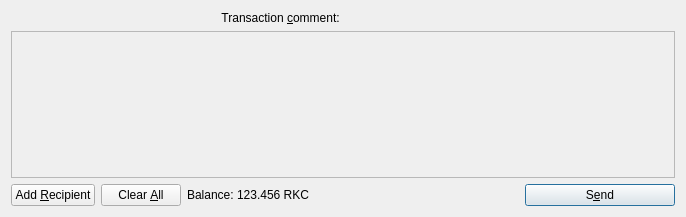
<?xml version="1.0" encoding="UTF-8"?>
<ui version="4.0">
 <class>SendCoinsDialog</class>
 <widget class="QDialog" name="SendCoinsDialog">
  <property name="geometry">
   <rect>
    <x>0</x>
    <y>0</y>
    <width>686</width>
    <height>217</height>
   </rect>
  </property>
  <property name="windowTitle">
   <string>Send Coins</string>
  </property>
  <layout class="QVBoxLayout" name="verticalLayout">
   <item>
    <layout class="QHBoxLayout" name="horizontalLayoutTxComment">
     <property name="spacing">
      <number>0</number>
     </property>
     <item>
      <widget class="QLabel" name="labelTxComment">
       <property name="text">
        <string>Transaction &amp;comment: </string>
       </property>
       <property name="alignment">
        <set>Qt::AlignLeading|Qt::AlignLeft|Qt::AlignRight|Qt::AlignTrailing|Qt::AlignVCenter</set>
       </property>
       <property name="buddy">
        <cstring>editTxComment</cstring>
       </property>
      </widget>
     </item>
     <item>
      <widget class="QValidatedLineEdit" name="editTxComment" native="true">
       <property name="enabled">
        <bool>true</bool>
       </property>
       <property name="toolTip">
        <string>Enter a transaction comment  (MAX 256 Characters) (Note: this information is public)</string>
       </property>
      </widget>
     </item>
    </layout>
   </item>
   <item>
    <widget class="QScrollArea" name="scrollArea">
     <property name="widgetResizable">
      <bool>true</bool>
     </property>
     <widget class="QWidget" name="scrollAreaWidgetContents">
      <property name="geometry">
       <rect>
        <x>0</x>
        <y>0</y>
        <width>666</width>
        <height>145</height>
       </rect>
      </property>
      <layout class="QVBoxLayout" name="verticalLayout_2">
       <property name="leftMargin">
        <number>0</number>
       </property>
       <property name="topMargin">
        <number>0</number>
       </property>
       <property name="rightMargin">
        <number>0</number>
       </property>
       <property name="bottomMargin">
        <number>0</number>
       </property>
       <item>
        <layout class="QVBoxLayout" name="entries">
         <property name="spacing">
          <number>6</number>
         </property>
        </layout>
       </item>
       <item>
        <spacer name="verticalSpacer">
         <property name="orientation">
          <enum>Qt::Vertical</enum>
         </property>
         <property name="sizeHint" stdset="0">
          <size>
           <width>20</width>
           <height>40</height>
          </size>
         </property>
        </spacer>
       </item>
      </layout>
     </widget>
    </widget>
   </item>
   <item>
    <layout class="QHBoxLayout" name="horizontalLayout">
     <item>
      <widget class="QPushButton" name="addButton">
       <property name="toolTip">
        <string>Send to multiple recipients at once</string>
       </property>
       <property name="text">
        <string>Add &amp;Recipient</string>
       </property>
       <property name="icon">
        <iconset resource="../reikicoin.qrc">
         <normaloff>:/icons/add</normaloff>:/icons/add</iconset>
       </property>
       <property name="autoDefault">
        <bool>false</bool>
       </property>
      </widget>
     </item>
     <item>
      <widget class="QPushButton" name="clearButton">
       <property name="sizePolicy">
        <sizepolicy hsizetype="Minimum" vsizetype="Fixed">
         <horstretch>0</horstretch>
         <verstretch>0</verstretch>
        </sizepolicy>
       </property>
       <property name="toolTip">
        <string>Remove all transaction fields</string>
       </property>
       <property name="text">
        <string>Clear &amp;All</string>
       </property>
       <property name="icon">
        <iconset resource="../reikicoin.qrc">
         <normaloff>:/icons/remove</normaloff>:/icons/remove</iconset>
       </property>
       <property name="autoRepeatDelay">
        <number>300</number>
       </property>
       <property name="autoDefault">
        <bool>false</bool>
       </property>
      </widget>
     </item>
     <item>
      <layout class="QHBoxLayout" name="horizontalLayout_2">
       <property name="spacing">
        <number>3</number>
       </property>
       <item>
        <widget class="QLabel" name="label">
         <property name="text">
          <string>Balance:</string>
         </property>
        </widget>
       </item>
       <item>
        <widget class="QLabel" name="labelBalance">
         <property name="cursor">
          <cursorShape>IBeamCursor</cursorShape>
         </property>
         <property name="text">
          <string>123.456 RKC</string>
         </property>
         <property name="textInteractionFlags">
          <set>Qt::LinksAccessibleByMouse|Qt::TextSelectableByKeyboard|Qt::TextSelectableByMouse</set>
         </property>
        </widget>
       </item>
      </layout>
     </item>
     <item>
      <spacer name="horizontalSpacer">
       <property name="orientation">
        <enum>Qt::Horizontal</enum>
       </property>
       <property name="sizeHint" stdset="0">
        <size>
         <width>40</width>
         <height>20</height>
        </size>
       </property>
      </spacer>
     </item>
     <item>
      <widget class="QPushButton" name="sendButton">
       <property name="minimumSize">
        <size>
         <width>150</width>
         <height>0</height>
        </size>
       </property>
       <property name="toolTip">
        <string>Confirm the send action</string>
       </property>
       <property name="text">
        <string>S&amp;end</string>
       </property>
       <property name="icon">
        <iconset resource="../reikicoin.qrc">
         <normaloff>:/icons/send</normaloff>:/icons/send</iconset>
       </property>
       <property name="default">
        <bool>true</bool>
       </property>
      </widget>
     </item>
    </layout>
   </item>
  </layout>
 </widget>
 <customwidgets>
  <customwidget>
   <class>QValidatedLineEdit</class>
   <extends>QWidget</extends>
   <header>qvalidatedlineedit.h</header>
  </customwidget>
 </customwidgets>
 <resources>
  <include location="../reikicoin.qrc"/>
 </resources>
 <connections/>
</ui>
